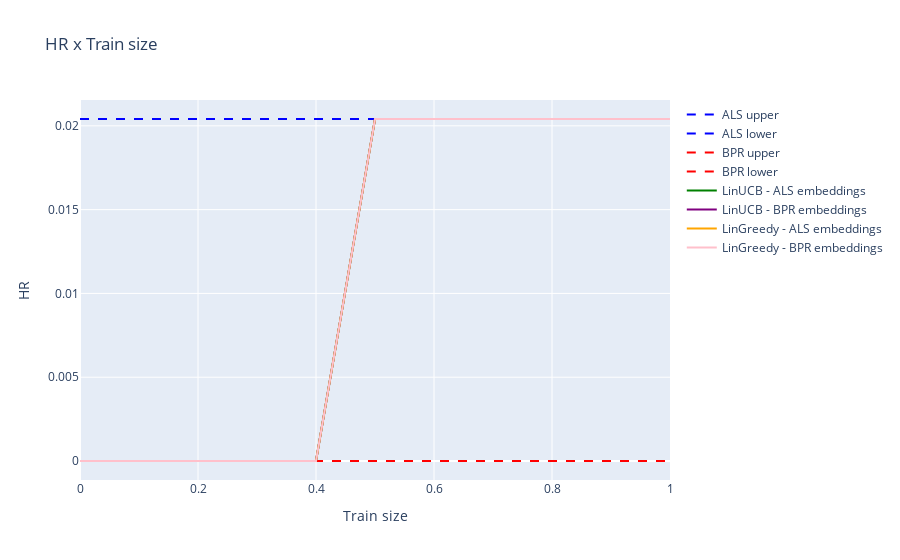

The notebook cell saved with this chart:
### Code cell
display(df_results)

plot_results(df_results, 'results-v11')

### Figure 1 — Plotly figure (JSON) as saved in the notebook; plotly's stock layout.template omitted (floating-point values rounded to 4 significant figures)
{"data": [{"line": {"color": "blue", "dash": "dash"}, "mode": "lines", "name": "ALS upper", "type": "scatter", "x": [0, 0.1, 0.2, 0.3, 0.4, 0.5, 0.6, 0.7, 0.8, 0.9, 1], "y": [0.02041, 0.02041, 0.02041, 0.02041, 0.02041, 0.02041, 0.02041, 0.02041, 0.02041, 0.02041, 0.02041]}, {"line": {"color": "blue", "dash": "dash"}, "mode": "lines", "name": "ALS lower", "type": "scatter", "x": [0, 0.1, 0.2, 0.3, 0.4, 0.5, 0.6, 0.7, 0.8, 0.9, 1], "y": [0, 0, 0, 0, 0, 0, 0, 0, 0, 0, 0]}, {"line": {"color": "red", "dash": "dash"}, "mode": "lines", "name": "BPR upper", "type": "scatter", "x": [0, 0.1, 0.2, 0.3, 0.4, 0.5, 0.6, 0.7, 0.8, 0.9, 1], "y": [0, 0, 0, 0, 0, 0, 0, 0, 0, 0, 0]}, {"line": {"color": "red", "dash": "dash"}, "mode": "lines", "name": "BPR lower", "type": "scatter", "x": [0, 0.1, 0.2, 0.3, 0.4, 0.5, 0.6, 0.7, 0.8, 0.9, 1], "y": [0, 0, 0, 0, 0, 0, 0, 0, 0, 0, 0]}, {"line": {"color": "green", "dash": "solid"}, "mode": "lines", "name": "LinUCB - ALS embeddings", "type": "scatter", "x": [0, 0.1, 0.2, 0.3, 0.4, 0.5, 0.6, 0.7, 0.8, 0.9, 1], "y": [0, 0, 0, 0, 0, 0.02041, 0.02041, 0.02041, 0.02041, 0.02041, 0.02041]}, {"line": {"color": "purple", "dash": "solid"}, "mode": "lines", "name": "LinUCB - BPR embeddings", "type": "scatter", "x": [0, 0.1, 0.2, 0.3, 0.4, 0.5, 0.6, 0.7, 0.8, 0.9, 1], "y": [0, 0, 0, 0, 0, 0.02041, 0.02041, 0.02041, 0.02041, 0.02041, 0.02041]}, {"line": {"color": "orange", "dash": "solid"}, "mode": "lines", "name": "LinGreedy - ALS embeddings", "type": "scatter", "x": [0, 0.1, 0.2, 0.3, 0.4, 0.5, 0.6, 0.7, 0.8, 0.9, 1], "y": [0, 0, 0, 0, 0, 0.02041, 0.02041, 0.02041, 0.02041, 0.02041, 0.02041]}, {"line": {"color": "pink", "dash": "solid"}, "mode": "lines", "name": "LinGreedy - BPR embeddings", "type": "scatter", "x": [0, 0.1, 0.2, 0.3, 0.4, 0.5, 0.6, 0.7, 0.8, 0.9, 1], "y": [0, 0, 0, 0, 0, 0.02041, 0.02041, 0.02041, 0.02041, 0.02041, 0.02041]}], "layout": {"title": {"text": "HR x Train size"}, "xaxis": {"title": {"text": "Train size"}}, "yaxis": {"title": {"text": "HR"}}}}
